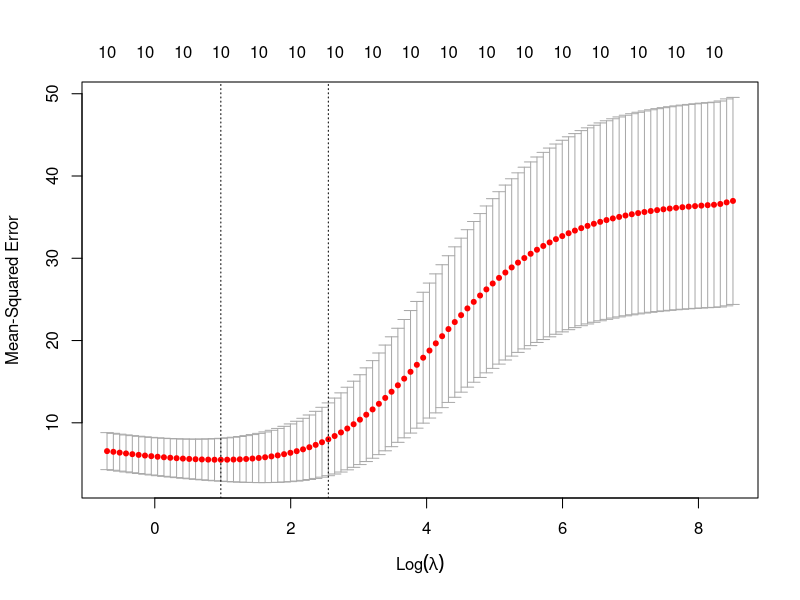
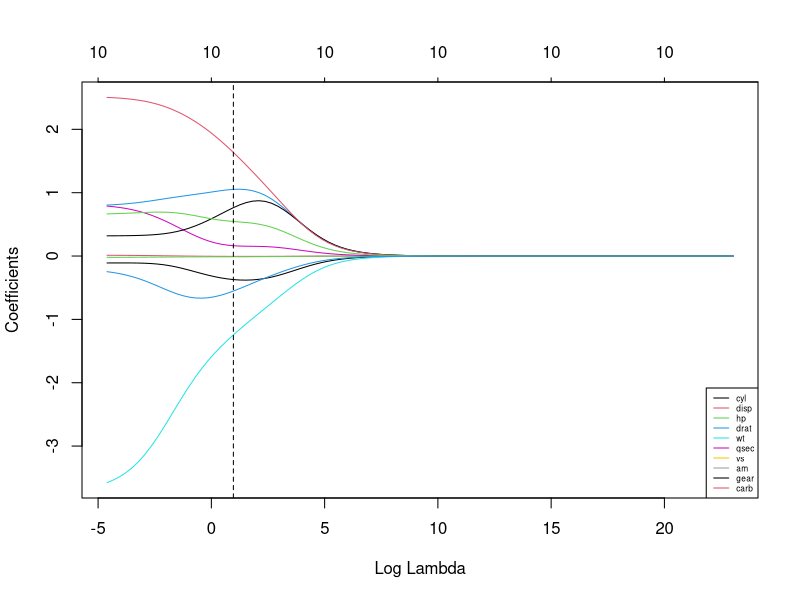
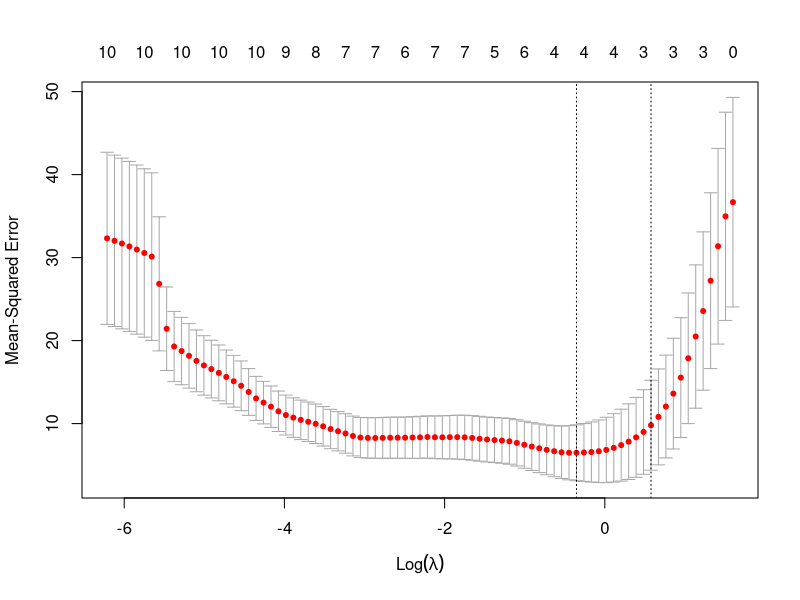
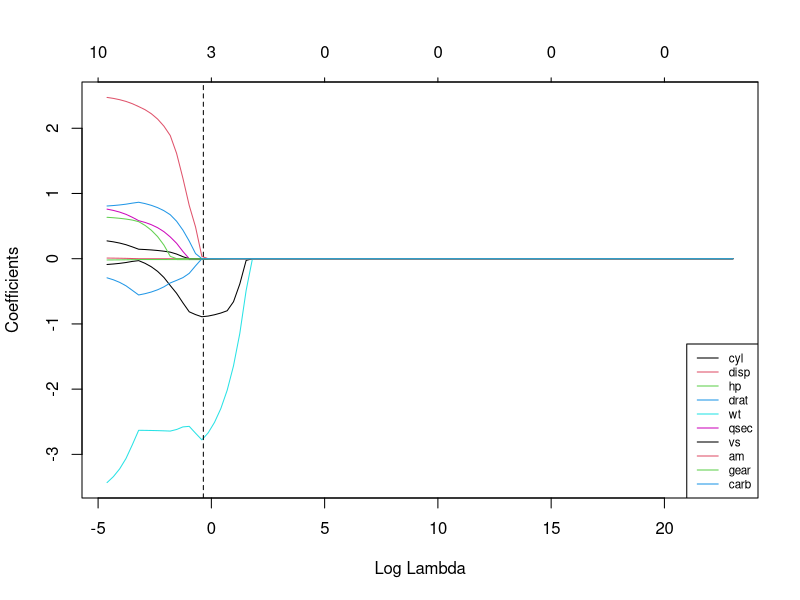

R code for these plots, in order:
#########
##Ridge##
#########

Data<-mtcars
library(glmnet)

##model.matrix automatically transform categorical variables into dummy codes, which is needed as the glmnet function cannot handle categorical variables
x<-model.matrix(mpg~.,data=Data)
head(x)

##remove first column
x<-model.matrix(mpg~.,data=Data)[,-1]
head(x)

##store the response variable
y<-Data$mpg

##alpha=0 for ridge, alpha=1 for LASSO
##threshold value should be very small if multicollinearity is present. see what happens if thresh was set to a larger value
##we know theoretically the coeffs should be the same as lm when lambda is 0
ridge.r<-glmnet::glmnet(x,y,alpha=0, lambda=0)
##compare with OLS
result<-lm(mpg~.,data=Data)
cbind(coefficients(result), coefficients(ridge.r))
##not the same. Need smaller threshold

ridge.r<-glmnet::glmnet(x,y,alpha=0, lambda=0, thresh = 1e-23)
##compare with OLS
cbind(coefficients(result), coefficients(ridge.r))

##split data
set.seed(12)
sample.data<-sample.int(nrow(Data), floor(.50*nrow(Data)), replace = F) ##observations to belong to the training data
x.train<-x[sample.data,]
x.test<-x[-sample.data,]
y.train<-y[sample.data]
y.test<-y[-sample.data]

##use CV to find optimal lambda based on training set
set.seed(12)
cv.out<-glmnet::cv.glmnet(x.train,y.train,alpha=0, thresh = 1e-23)
bestlam<-cv.out$lambda.min
bestlam
plot(cv.out)

##fit ridge regression using training data and bestlam
ridge.mod<-glmnet::glmnet(x.train,y.train,alpha=0,lambda=bestlam, thresh = 1e-25)

##Test MSE with best lambda
ridge.pred<-predict(ridge.mod,newx=x.test)
mean((ridge.pred-y.test)^2)

##fit OLS by setting lambda=0
ridge.mod.0<-glmnet::glmnet(x.train,y.train,alpha=0,lambda=0, thresh = 1e-23)

##test MSE with lambda=0
ridge.pred.0<-predict(ridge.mod.0,newx=x.test)
mean((ridge.pred.0-y.test)^2)

##Compare ridge with OLS using best lambda and all observations
out.ridge<-glmnet::glmnet(x,y,alpha=0,lambda=bestlam,thresh = 1e-23)
out.ols<-glmnet::glmnet(x,y,alpha=0, lambda=0, thresh = 1e-25)
cbind(coefficients(out.ridge), coefficients(out.ols))

##Create plot of ridge coeff against lambda
grid<-10^seq(10,-2,length=100)
out.all<-glmnet::glmnet(x,y,alpha=0,lambda=grid,thresh = 1e-23)
plot(out.all, xvar = "lambda")
abline(v=log(bestlam), lty=2)
legend("bottomright", lwd = 1, col = 1:17, legend = colnames(x), cex = .5)

#########
##Lasso##
#########

lasso.r<-glmnet::glmnet(x,y,alpha=1, lambda=0, thresh = 1e-23)
##compare with OLS
cbind(coefficients(result), coefficients(lasso.r))

set.seed(12)
cv.out.lasso<-glmnet::cv.glmnet(x.train,y.train,alpha=1, thresh = 1e-23)
bestlam.lasso<-cv.out.lasso$lambda.min
bestlam.lasso
plot(cv.out.lasso)

##fit ridge regression using training data
lasso.mod<-glmnet::glmnet(x.train,y.train,alpha=1,lambda=bestlam.lasso, thresh = 1e-23)

##Test MSE with best lambda
lasso.pred<-predict(lasso.mod,newx=x.test)
mean((lasso.pred-y.test)^2)

##Create plot of ridge coeff against lambda
grid<-10^seq(10,-2,length=100)
out.all<-glmnet::glmnet(x,y,alpha=1,lambda=grid,thresh = 1e-23)
plot(out.all, xvar = "lambda")
abline(v=log(bestlam.lasso), lty=2)
legend("bottomright", lwd = 1, col = 1:6, legend = colnames(x), cex = .7)

